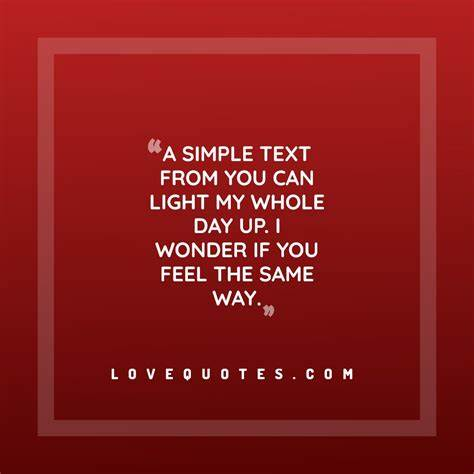
#> input picture OIP.jpg, 474 x 474 px
$ python user.py
#> lines starting #> are read from the running program, lines starting #| are printed output that depends on the picture
#> the answer given: OIP.jpg
import pytesseract
from PIL import Image
import pytesseract

pytesseract.pytesseract.tesseract_cmd = 'C:\\Program Files\\Tesseract-OCR\\tesseract.exe'

def ensure_tesseract_installed():
  """Checks if Tesseract OCR is installed and raises an exception if not."""
  try:
    pytesseract.pytesseract.tesseract_cmd
  except Exception as e:
    raise Exception from e

def preprocess_image(image):
  """Preprocesses the image to improve OCR accuracy.

  Args:
    image: PIL Image object.

  Returns:
    Preprocessed image (grayscale and optionally deskewed).
  """
  # Convert to grayscale
  gray_image = image.convert('L')
  # Optionally apply deskewing (implement your preferred deskewing method here)
  # ...
  return gray_image

def extract_text_from_image(image_path):
  """Extracts text from an image using Tesseract OCR with error handling.

  Args:
    image_path: Path to the image file.

  Returns:
    Extracted text from the image, or an empty string if errors occur.
  """
#> called with image_path = 'OIP.jpg'

  ensure_tesseract_installed()

  try:
    img = Image.open(image_path)
#> img is the input picture: PIL image 474x474 RGB; mean R, G, B 139.7, 28.7, 28.6
    preprocessed_img = preprocess_image(img)
#> in preprocess_image, `gray_image = image.convert('L')`:
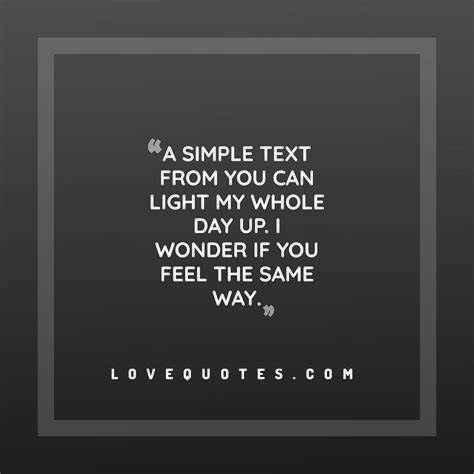
#> gray_image: PIL image 474x474 L; min 7, max 255, mean 61.9
    text = pytesseract.image_to_string(preprocessed_img)
    return text
  except Exception as e:
    print(f"Error extracting text: {e}")
    return ""

if __name__ == "__main__":
  image_path = input("Enter the path to the image: ")
  extracted_text = extract_text_from_image(image_path)
  if extracted_text:
    print(f"Extracted text:\n{extracted_text}")
  else:
    print("Failed to extract text.")
